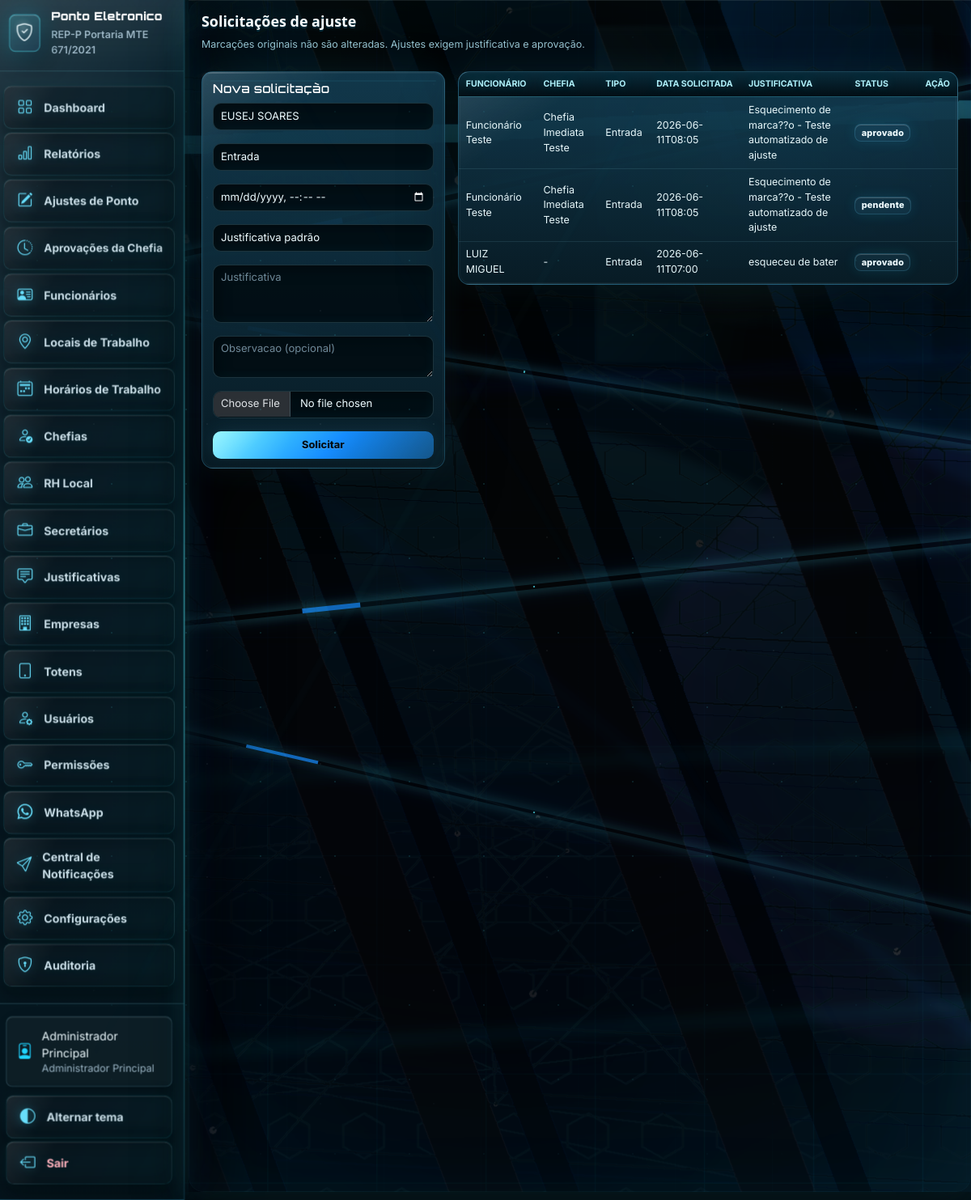
The page /ajustes (signed in) on the database its author committed.
### tables this page shows
CREATE TABLE usuarios (
            id INTEGER PRIMARY KEY AUTOINCREMENT,
            nome TEXT NOT NULL,
            login TEXT UNIQUE NOT NULL,
            senha TEXT NOT NULL,
            perfil TEXT NOT NULL
        , funcionario_id INTEGER, ativo INTEGER NOT NULL DEFAULT 1, rh_local_id INTEGER, chefia_id INTEGER, secretario_id INTEGER, cpf TEXT, email TEXT, telefone TEXT, secretaria_departamento TEXT);

CREATE TABLE ajustes_ponto (
            id INTEGER PRIMARY KEY AUTOINCREMENT,
            funcionario_id INTEGER NOT NULL,
            marcacao_id INTEGER,
            tipo TEXT NOT NULL,
            data_hora_solicitada TEXT NOT NULL,
            justificativa TEXT NOT NULL,
            status TEXT NOT NULL DEFAULT 'pendente',
            solicitado_por INTEGER NOT NULL,
            aprovado_por INTEGER,
            parecer TEXT,
            criado_em TEXT NOT NULL,
            decidido_em TEXT, anexo_path TEXT, chefia_id INTEGER,
            FOREIGN KEY (funcionario_id) REFERENCES funcionarios(id)
        );

CREATE TABLE funcionarios (
            id INTEGER PRIMARY KEY AUTOINCREMENT,
            empresa_id INTEGER NOT NULL,
            local_id INTEGER NOT NULL,
            jornada_id INTEGER NOT NULL,
            nome TEXT NOT NULL,
            cpf TEXT UNIQUE NOT NULL,
            matricula TEXT UNIQUE NOT NULL,
            cargo TEXT,
            email TEXT,
            telefone TEXT,
            data_admissao TEXT,
            ativo INTEGER NOT NULL DEFAULT 1, rh_local_id INTEGER, chefia_id INTEGER, secretario_id INTEGER, foto_base_path TEXT, reconhecimento_facial_ativo INTEGER NOT NULL DEFAULT 0, permite_totem_facial INTEGER NOT NULL DEFAULT 0, foto_facial_cadastrada INTEGER NOT NULL DEFAULT 0, mini_video_cadastrado INTEGER NOT NULL DEFAULT 0, face_embedding TEXT, face_video_path TEXT, updated_at TEXT, face_image_path TEXT, face_embeddings_json TEXT, permitir_totem_facial INTEGER NOT NULL DEFAULT 0,
            FOREIGN KEY (empresa_id) REFERENCES empresas(id),
            FOREIGN KEY (local_id) REFERENCES locais_trabalho(id),
            FOREIGN KEY (jornada_id) REFERENCES jornadas(id)
        );

CREATE TABLE chefias (
            id INTEGER PRIMARY KEY AUTOINCREMENT,
            empresa_id INTEGER NOT NULL,
            nome TEXT NOT NULL,
            email TEXT,
            cargo TEXT,
            usuario_id INTEGER,
            ativo INTEGER NOT NULL DEFAULT 1,
            FOREIGN KEY (empresa_id) REFERENCES empresas(id),
            FOREIGN KEY (usuario_id) REFERENCES usuarios(id)
        );

### app.py (the view, shortened to what this page needs)
@app.route("/ajustes", methods=["GET", "POST"])
@login_required
def ajustes():
    user = current_user()
    funcionarios_rows = allowed_funcionarios_for_user(user)
    justificativas_rows = query("SELECT * FROM justificativas_padrao WHERE ativa = 1 ORDER BY descricao")
    sql = """SELECT a.*, f.nome funcionario, u.nome solicitante, c.nome chefia, c.usuario_id chefia_usuario_id
             FROM ajustes_ponto a
             JOIN funcionarios f ON f.id = a.funcionario_id
             JOIN usuarios u ON u.id = a.solicitado_por
             LEFT JOIN chefias c ON c.id = a.chefia_id"""
    params = []
    if user["perfil"] == "Funcionário":
        sql += " WHERE a.funcionario_id = ?"
        params.append(user["funcionario_id"])
    elif user["perfil"] == "RH Local" and user["rh_local_id"]:
        sql += " WHERE f.rh_local_id = ?"
        params.append(user["rh_local_id"])
    elif user["perfil"] in ("Chefia Imediata", "Chefia imediata", "Gestor"):
        sql += " WHERE c.usuario_id = ?"
        params.append(user["id"])
    elif user["perfil"] in ("Secretário da Pasta", "Secretário") and user["secretario_id"]:
        sql += " WHERE f.secretario_id = ?"
        params.append(user["secretario_id"])
    rows = query(sql + " ORDER BY a.criado_em DESC", params)
    return page_template('pages/ajustes.html', title="Ajustes", rows=rows, funcionarios_rows=funcionarios_rows, labels=TIPOS_LABEL,
    justificativas_rows=justificativas_rows, can_approve=is_chefia_imediata(user))

### app.py (called while the page is built, shortened)
@app.after_request
def add_api_cors_headers(response):
    return response

def get_db():
    if "db" not in g:
        g.db = sqlite3.connect(DB_PATH)
        g.db.row_factory = sqlite3.Row
    return g.db

def query(sql, params=()):
    return get_db().execute(sql, params).fetchall()

def one(sql, params=()):
    return get_db().execute(sql, params).fetchone()

def csrf_token():
    token = session.get("_csrf_token")
    if not token:
        token = secrets.token_urlsafe(32)
        session["_csrf_token"] = token
    return token

def csrf_input():
    return f'<input type="hidden" name="_csrf_token" value="{csrf_token()}">'

@app.before_request
def validate_csrf():
    if request.method != "POST":
        return None

@app.after_request
def security_headers(response):
    response.headers.setdefault("X-Content-Type-Options", "nosniff")
    response.headers.setdefault("X-Frame-Options", "SAMEORIGIN")
    response.headers.setdefault("Referrer-Policy", "strict-origin-when-cross-origin")
    if request.path in ("/totem-facial", "/terminal-ponto") or request.path.startswith("/totem-facial/"):
        response.headers["Cache-Control"] = "no-store, no-cache, must-revalidate, max-age=0"
        response.headers["Pragma"] = "no-cache"
        response.headers["Expires"] = "0"
    return response

def current_user():
    if not session.get("user_id"):
        return None
    return one("SELECT * FROM usuarios WHERE id = ?", (session["user_id"],))

def login_required(view):
    @wraps(view)
    def wrapped(*args, **kwargs):
        if not session.get("user_id"):
            return redirect(url_for("login"))
        return view(*args, **kwargs)
    return wrapped

def is_funcionario_profile(user=None):
    user = user or current_user()
    return bool(user and str(user["perfil"] or "").lower().startswith("funcion"))

def is_chefia_imediata(user=None):
    user = user or current_user()
    return bool(user and user["perfil"] in ("Chefia Imediata", "Chefia imediata") and user["chefia_id"])

@app.context_processor
def inject_asset_version():
    return {"asset_version": APP_ASSET_VERSION}

def page_template(template_name, title=None, **ctx):
    return render_template(
        template_name,
        title=title,
        user=current_user(),
        nav_links=nav_links,
        csrf_input=csrf_input,
        **ctx,
    )

### templates/pages/ajustes.html (shortened to what this page needs)
{% extends "base.html" %}
{% block body %}
<div class="mb-4"><h3 class="fw-bold">Solicitações de ajuste</h3><div class="text-muted">Marcações originais não são alteradas. Ajustes exigem justificativa e aprovação.</div></div>
    <div class="row g-3">
      <div class="col-lg-4"><div class="card"><div class="card-body">
        <h5>Nova solicitação</h5><form method="post" enctype="multipart/form-data" class="d-grid gap-3">{{ csrf_input()|safe }}
          <select class="form-select" name="funcionario_id">{% for f in funcionarios_rows %}<option value="{{ f.id }}">{{ f.nome }}</option>{% endfor %}</select>
          <select class="form-select" name="tipo">{% for k,v in labels.items() %}<option value="{{ k }}">{{ v }}</option>{% endfor %}</select>
          <input class="form-control" type="datetime-local" name="data_hora_solicitada" required>
          <select class="form-select" name="justificativa_padrao">
            <option value="">Justificativa padrão</option>
          </select>
          <textarea class="form-control" name="justificativa" rows="3" placeholder="Justificativa" required></textarea>
          <textarea class="form-control" name="observacao" rows="2" placeholder="Observacao (opcional)"></textarea>
          <input class="form-control" type="file" name="anexo">
          <button class="btn btn-primary">Solicitar</button>
        </form>
      </div></div></div>
      <div class="col-lg-8"><div class="card"><div class="table-responsive"><table class="table table-hover mb-0">
        <thead><tr><th>Funcionário</th><th>Chefia</th><th>Tipo</th><th>Data solicitada</th><th>Justificativa</th><th>Status</th><th>Ação</th></tr></thead>
        <tbody>{% for a in rows %}<tr><td>{{ a.funcionario }}</td><td>{{ a.chefia or '-' }}</td><td>{{ labels[a.tipo] }}</td><td>{{ a.data_hora_solicitada }}</td><td>{{ a.justificativa }}</td><td><span class="badge bg-{% if a.status == 'aprovado' %}success{% elif a.status == 'rejeitado' %}danger{% else %}warning{% endif %}">{{ a.status }}</span></td><td></td></tr>{% endfor %}</tbody>
      </table></div></div></div>
    </div>
{% endblock %}

### templates/base.html (shortened to what this page needs)
<!doctype html>
<html lang="pt-br" data-bs-theme="dark">
<head>
  <link href="https://cdn.jsdelivr.net/npm/bootstrap@5.3.3/dist/css/bootstrap.min.css" rel="stylesheet">
  <link href="https://cdn.jsdelivr.net/npm/bootstrap-icons@1.11.3/font/bootstrap-icons.css" rel="stylesheet">
  <link href="{{ url_for('static', filename='css/app.css') }}?v={{ asset_version }}" rel="stylesheet">
</head>
<body class="app-shell">
<div class="app-background" aria-hidden="true">
  <img class="app-background-image" src="{{ url_for('static', filename='img/login-data-streams.png') }}?v={{ asset_version }}" alt="">
  <img class="app-background-veil" src="{{ url_for('static', filename='img/tech-veil.png') }}?v={{ asset_version }}" alt="">
  <div class="app-background-streams">
    <span class="app-background-stream app-background-stream-a"></span>
    <span class="app-background-stream app-background-stream-b"></span>
    <span class="app-background-stream app-background-stream-c"></span>
    <span class="app-background-stream app-background-stream-d"></span>
  </div>
</div>
{% if session.get('user_id') %}
<div class="layout d-flex">
  <aside class="sidebar">
    <div class="brand">
      <div class="brand-mark"><i class="bi bi-shield-check"></i></div>
      <div><strong>Ponto Eletronico</strong><small>REP-P Portaria MTE 671/2021</small></div>
    </div>
    <div class="sidebar-scroll">
      {{ nav_links('')|safe }}
    </div>
    <div class="sidebar-footer">
      <div class="user-chip"><i class="bi bi-person-badge"></i><span>{{ user.nome }}<small>{{ user.perfil }}</small></span></div>
      <a class="theme-link" href="{{ url_for('toggle_theme') }}"><i class="bi bi-circle-half"></i> Alternar tema</a>
      <a class="logout-link" href="{{ url_for('logout') }}"><i class="bi bi-box-arrow-left"></i> Sair</a>
    </div>
  </aside>
  <main class="content">
    <div class="content-glow"></div>
{% endif %}
    {% block body %}{{ body|safe }}{% endblock %}
{% if session.get('user_id') %}
  </main>
</div>
{% endif %}
</body>
</html>

### rows shown on the page
usuarios: nome "Administrador Principal", perfil "Administrador Principal"
ajustes_ponto: funcionario "Funcionário Teste", nome "Chefia Imediata Teste", tipo "Entrada", data_hora_solicitada "2026-06-11T08:05", justificativa "Esquecimento de marca??o - Teste automatizado de ajuste", status "aprovado"
ajustes_ponto: funcionario "Funcionário Teste", nome "Chefia Imediata Teste", tipo "Entrada", data_hora_solicitada "2026-06-11T08:05", justificativa "Esquecimento de marca??o - Teste automatizado de ajuste", status "pendente"
ajustes_ponto: funcionario "LUIZ MIGUEL", chefia "-", tipo "Entrada", data_hora_solicitada "2026-06-11T07:00", justificativa "esqueceu de bater", status "aprovado"

### other values the page prints
form field funcionario_id "EUSEJ SOARES"
form field tipo "Entrada"
